Frame 1 (no input): blank canvas, image omitted
Frame 60 (no input): blank canvas, image omitted
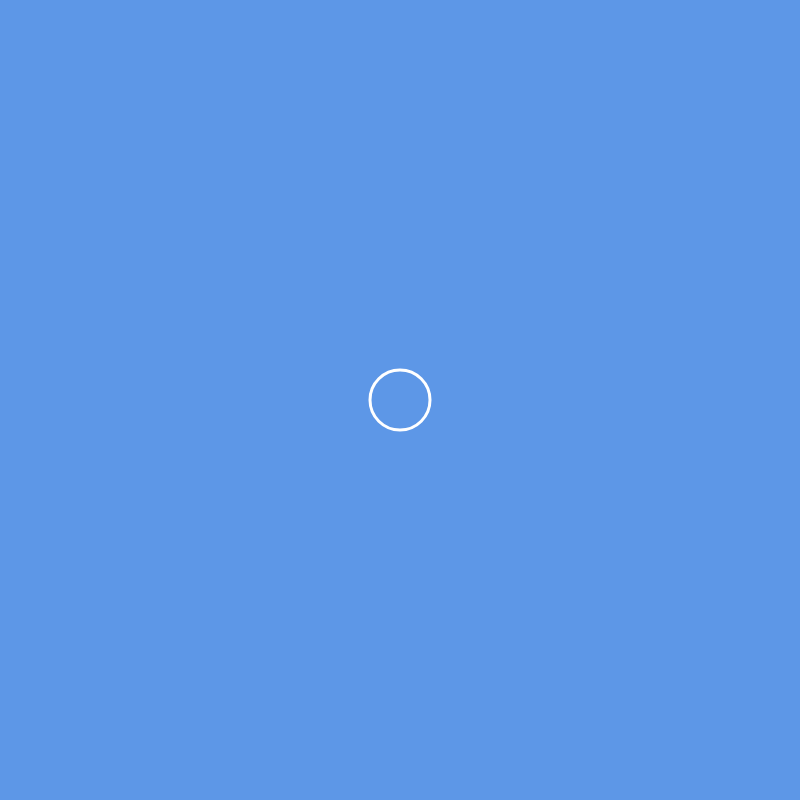
Frame 120 (the mouse pressed at the canvas centre since frame 60)

The p5.js sketch whose frames 1 and 60 were blank and that drew this single picture after the mouse press (run headless with seeded random() and noise() and a simulated clock; from frame 60 on, the mouse is pressed at the canvas centre):

// p5.js sketch
// ── sketch.js
let ripplers=[];
let x;
let y;
// let timer=0;



class Rippler {
  constructor (x,y){
   this.x = x,
   this.y = y,
   this.diameter = 0
 }
draw()
{
  this.diameter +=1;
  //adjusting the color of the ripples
  noFill();
  stroke("white");
  strokeWeight(3);
  circle(this.x, this.y, this.diameter);

  // for(let p=0; p<6; p++)
  // {
  //   if(timer%2===0)
  //   {
  //     circle(this.x, this.y, this.diameter);
  //   }
  // } there's more of an explanation as to why this is commented out below

}

  }



function setup() {
  createCanvas(800, 800);
}

function draw() {
  background(93,151,231); //background color to make it resemble water a little more
  // frameRate(60);
  // timer++; 

for (let i = 0; i < ripplers.length; i++){
  
  ripplers[i].draw();

}
}

function  mousePressed()
  { //code based on the bounce code on discord
    
ripplers.push(new Rippler(mouseX, mouseY));
//      for(let p=0; p<6; p++)
//   {
//     if(timer%2===0)
//     {
    
//     let newRippler=new Rippler(mouseX, mouseY);
// ripplers.push(newRippler);
// }
// } there was an attempt at making the ripples produce multiple, but it was not working so i commented it all out
}
  
//keep working on ripples? maybe use map for the disappearing effect?
